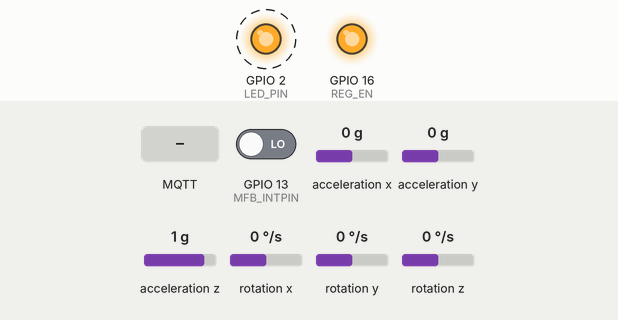
Recording of a sketch running on a simulated ESP8266 (NodeMCU). On the bench: output pins drawn as LEDs (lit = HIGH). Wiring (inferred from the names in the program): MPU-6050 motion sensor at I2C address 0x68. Dashed ring = blinking. The inputs (shaded band) are chosen by the test bench; at power-on: GPIO 13 (MFB_INTPIN) LOW, acceleration x 0 g, acceleration y 0 g, acceleration z 1 g, rotation x 0 °/s, rotation y 0 °/s, rotation z 0 °/s. WiFi joins after 1.5 s; servers stay silent unless stated; no MQTT or app messages arrive unless stated; what the sketch prints to the serial monitor is not drawn.

Above: at 4.4 s.
4.5 s: GPIO 13 (MFB_INTPIN) driven HIGH
At 7.1 s:
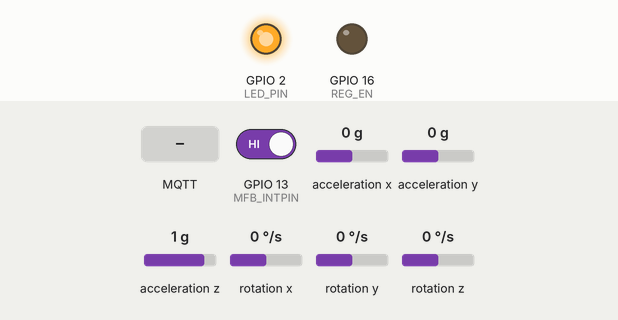
7.5 s: MQTT message "walking" arrives on the first subscribed topic
At 8.5 s:
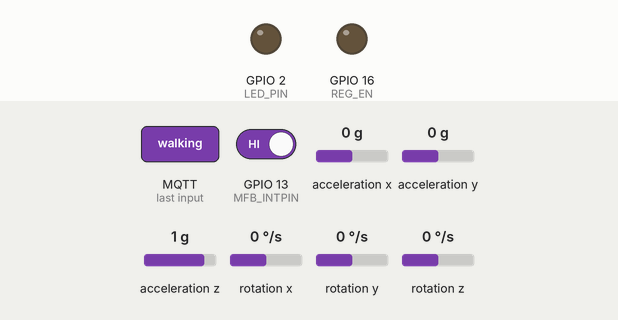
10.5 s: MQTT message "stand" arrives on the first subscribed topic
At 11.7 s:
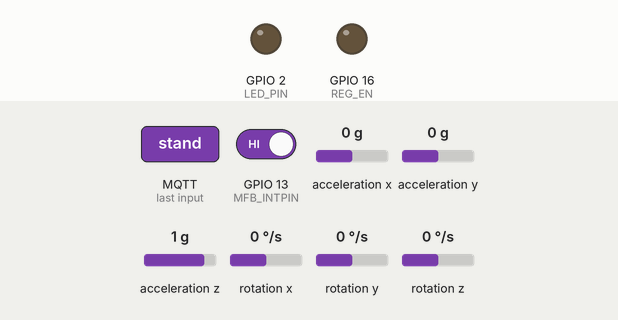
12.0 s: MQTT message "sit" arrives on the first subscribed topic
At 14.94 s:
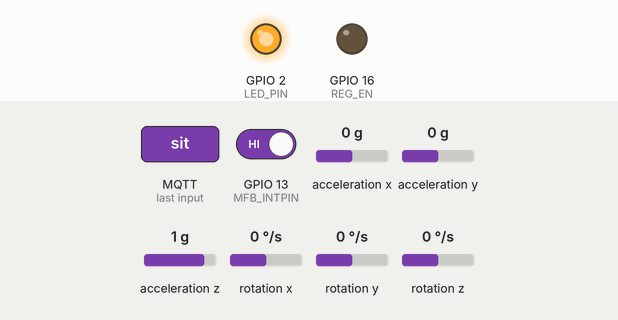
Timing chart, 0 to 15.1 s (numbered marks = the images above; inputs shaded):
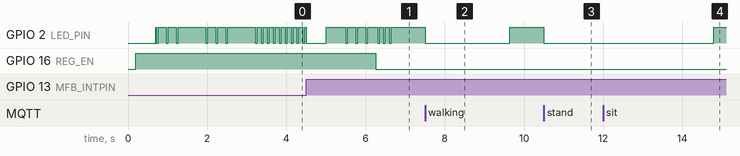

The sketch:

fallDevice.ino.ino
```cpp
#include <Wire.h>
#include "I2Cdev.h"
#include "MPU6050.h"
#include <ESP8266WiFi.h>
#include <PubSubClient.h>

#define intervalLoc 20000
int scanTime = 1; //In seconds
String locationName="";
String manuData="";
boolean locationReady=false;
int ixL;
char tempLP[3];


char ssid[] = "FALTO";//type your ssid
char password[] = "12345678";//type your password

#define mqtt_server "192.168.43.2"
#define mqtt_port 49877
#define device_name "FALTO_02"
#define mqtt_topic_data_acc "FALTO_02/sensor/acc"
#define mqtt_topic_data_gyro "FALTO_02/sensor/gyro"
#define mqtt_topic_callibration "FALTO_02/sensor/callib"
#define mqtt_topic_callibration_gyro "FALTO_02/sensor/callib/gyro"
#define mqtt_topic_callibration_acc "FALTO_02/sensor/callib/acc"
#define mqtt_topic_data_acc_unit "FALTO_02/sensor/acc/unit"
#define mqtt_topic_data_gyro_unit "FALTO_02/sensor/gyro/unit"

WiFiClient espClient;
PubSubClient client(espClient);

MPU6050 mpu;

int16_t ax, ay, az;
int16_t gx, gy, gz;

#define LED_R 19
#define LED_G 18
#define LED_B 17

#define REG_EN 16
#define BTN 21

//#define SDA 22
//#define SCL 23

//#define SDA 21
//#define SCL 22

//#define SDA 26
//#define SCL 27

const int MPU_addr=0x68;  // I2C address of the MPU-6050

#define btn_stat digitalRead(BTN)
#define power_on digitalWrite(REG_EN,HIGH)
#define power_off digitalWrite(REG_EN,LOW)


#define BAT_LV 32
#define read_battery analogRead(BAT_LV)

#define battery_lv_callibration_adc 2500
#define battery_lv_callibration_voltage 3.86
#define battery_voltage_empty 3.60
#define battery_voltage_full 4.20

float battery_voltage_multiplier;
float battery_voltage;

float read_battery_voltage(){
  return read_battery*battery_voltage_multiplier;
}

float battery_percentage_multiplier;
float battery_percentage;

float read_battery_percentage(){
  float tempRBP=(read_battery_voltage()-battery_voltage_empty)*battery_percentage_multiplier;
  if(tempRBP<0)tempRBP=0;
  if(tempRBP>100)tempRBP=100;
  return tempRBP;
}

#define dPL 20    //data packet length per publish

volatile float dB[7];   //data buffer
volatile uint16_t dBPt=0;    //data buffer pointer
volatile uint32_t nDP=1;     //n data packet
volatile uint16_t dataRaw;
volatile uint8_t ledLV=0;
volatile byte DND=0;
String message_acc;
String message_gyro;
String unit_acc, unit_gyro;

boolean sendLocation;
unsigned long lastReconnectAttempt = 0;
unsigned long sampleTiming=0;
unsigned long timingLoc=0;
byte countLD;
#define sampleInterval 100;


// define LED
#define LED_PIN 2             //Onboard Active-low LED
#define PWR_PIN 16            //Pin connected to regulator's EN
#define MFB_INTPIN 13

void callback(char* topic, byte* payload, unsigned int length) {
  Serial.print("Message arrived [");
  Serial.print(topic);
  Serial.print("] ");
  String pesan = "";
  for (int i=0;i<length;i++) {
    Serial.print((char)payload[i]);

    pesan += (char) payload[i];
  }
  Serial.println();


  // compare the topic to the topic subscribe
  if (strcmp(topic,mqtt_topic_callibration) == 0) {
    // check the pesan
    if(pesan == "walking"){
      // call walkingCalibration
      callibration_data();
    } else if (pesan == "stand") {
      callibration_data();
    } else if (pesan == "sit") {
      // call sit Calibration
      callibration_data();
    } else if (pesan == "terlentang") {
      // call terlentang
      callibration_data();
    } else if (pesan == "reg") {
      callibration_data();
    }
  }
  //sendLocation=true;
}

/**
  Publish data to MQTT in easy way
**/
char dataPublish[50];
void publishMQTT(char* topics, String data){
   data.toCharArray(dataPublish, data.length() + 1);
   client.publish(topics, dataPublish);
}

void initPins(){
  pinMode(REG_EN,INPUT_PULLUP);
  pinMode(BTN,INPUT);
  pinMode(BAT_LV,INPUT);
  pinMode(LED_R,OUTPUT);
  pinMode(LED_G,OUTPUT);
  pinMode(LED_B,OUTPUT);
}

void initVars(){
  battery_voltage_multiplier = battery_lv_callibration_voltage/battery_lv_callibration_adc;
  battery_percentage_multiplier = 100.00/(battery_voltage_full-battery_voltage_empty);
  sampleTiming = 0;sendLocation=false;
  lastReconnectAttempt = 0;
}

void setLed(byte rs,byte gs, byte bs){
  digitalWrite(LED_R,rs);digitalWrite(LED_G,gs);digitalWrite(LED_B,bs);
}

void setNet() {
  delay(10);
  // Connect to WiFi network
  Serial.println();
  Serial.println();
  Serial.print("Connecting to ");
  Serial.println(ssid);

  WiFi.begin(ssid, password);
  byte rotatL=0;
  while (WiFi.status() != WL_CONNECTED) {
    Serial.print(".");
    rotatL++;
    //byte rotaC=rotatL%3;
    //setLed((rotaC==0),(rotaC==1),(rotaC==2));
    LED_BLINK(50,200,3);
    delay(500);
  }
  client.setServer(mqtt_server, mqtt_port);
  client.setCallback(callback);
}

boolean reconnect() {
  if (client.connect(device_name)) {
    //if (client.connect(device_name,mqtt_user,mqtt_password)) {
    client.subscribe(mqtt_topic_callibration);
  }
  return client.connected();
}

void clientRun() {
  // Loop until we're reconnected
  if (!client.connected()) {
    long now = millis();
    if (now - lastReconnectAttempt > 5000) {
      lastReconnectAttempt = now;
      // Attempt to reconnect
      if (reconnect()) {
        lastReconnectAttempt = 0;
      }
    }
    Serial.println("Device not connecting...");
    LED_BLINK(50,100,3);
  } else {
    // Client connected
    //Serial.println("MQTT Connect...");
    sampleRun();
    client.loop();
  }
}

/**
  this procedure to sent accelerometer and gyroscope to mqtt broker

  call this on loop()
**/
void sampleRun(){
    if(sampleTiming<=millis()){
      sampleTiming=millis()+sampleInterval;
      mpu.getMotion6(&ax, &ay, &az, &gx, &gy, &gz);
      dB[0]=float(ax)/200;
      dB[1]=float(ay)/200;
      dB[2]=float(az)/200;
      float aa = sqrt((sq(dB[0])+sq(dB[1])+sq(dB[2]))/3);
      dB[3]= aa;
      dB[4]=float(gx)/200;
      dB[5]=float(gy)/200;
      dB[6]=float(gz)/200;
      float rms_gyro = sqrt((sq(dB[4])+sq(dB[5])+sq(dB[6]))/3);
      dB[7] = rms_gyro;

      if(1){
        Serial.print(dB[0]); Serial.print("\t");
        Serial.print(dB[1]); Serial.print("\t");
        Serial.print(dB[2]); Serial.print("\t");
        Serial.print(dB[3]); Serial.print("\t");
        Serial.print(dB[4]); Serial.print("\t");
        Serial.print(dB[5]); Serial.print("\t");
        Serial.println(dB[6]); Serial.print("\t");
        Serial.println(dB[7]);
      }

      // unit sending
      unit_acc = String(dB[0],2)+":"+String(dB[1],2)+":"+String(dB[2],2)+":"+String(dB[3],2)+":";
      char buff_unit[unit_acc.length()+1];
      unit_acc.toCharArray(buff_unit,unit_acc.length()+1);
      client.publish(mqtt_topic_data_acc_unit,buff_unit);

      unit_gyro = String(dB[4],2)+":"+String(dB[5],2)+":"+String(dB[6],2)+":"+String(dB[7],2)+":";
      char buff_gyro_unit[unit_gyro.length()+1];
      unit_gyro.toCharArray(buff_gyro_unit,unit_gyro.length()+1);
      client.publish(mqtt_topic_data_gyro_unit,buff_gyro_unit);

      // buffering the sensor data
      // split the sensor to 2 variable
      message_acc+=(String(dB[0],2)+":"+String(dB[1],2)+":"+String(dB[2],2)+":"+String(dB[3],2)+":");
      message_gyro += (String(dB[4],2)+":"+String(dB[5],2)+":"+String(dB[6],2)+":"+ String(dB[7],2)+":");
      LED_OFF();

      // dPL is maximal length of 1 sampling. current : 20
      if(dBPt == dPL){
        Serial.println("Increment : " + String(dBPt));
        Serial.println("Sending data ...");
        // message_acc.replace(" ","");
        // this is for accelerometer
        char bufD[message_acc.length()+1];
        message_acc.toCharArray(bufD,message_acc.length()+1);
        client.publish(mqtt_topic_data_acc,bufD);

        message_acc="";
        dBPt=0;

        // gyro message
         //message_gyro.replace(" ","");
        char bufD_gyro[message_gyro.length()+1];
        message_gyro.toCharArray(bufD_gyro,message_gyro.length()+1);
        client.publish(mqtt_topic_data_gyro,bufD_gyro);

        message_gyro="";
        dBPt=0;
        LED_ON();  // notif the LED_ON
      }

      dBPt++; // increment
  }
}


void read_MPU_data(){
  mpu.getMotion6(&ax, &ay, &az, &gx, &gy, &gz);

  dB[0]=float(ax)/200;
  dB[1]=float(ay)/200;
  dB[2]=float(az)/200;
  float aa = sqrt((sq(dB[0])+sq(dB[1])+sq(dB[2]))/3);
  dB[3]= aa;
  dB[4]=float(gx)/200;
  dB[5]=float(gy)/200;
  dB[6]=float(gz)/200;
  float rms_gyro = sqrt((sq(dB[4])+sq(dB[5])+sq(dB[6]))/3);
  dB[7] = rms_gyro;
}

void callibration_data(){
  int count = 0;
  String data_acc = " " , data_gyro = " ";
  LED_ON(); // keep LED ON;

  // buffer until 20
  while (count < 20) {
    read_MPU_data();
    data_acc += (String(dB[0],2)+":"+String(dB[1],2)+":"+String(dB[2],2)+":"+String(dB[3],2)+":");
    data_gyro += (String(dB[4],2)+":"+String(dB[5],2)+":"+String(dB[6],2)+":"+String(dB[7],2)+":");
    count++;
    Serial.println(count);
    delay(100);
  }

  Serial.println(data_acc);
  Serial.println(data_gyro);

  char bufD[data_acc.length()+1];
  data_acc.toCharArray(bufD,data_acc.length()+1);
  client.publish(mqtt_topic_callibration_acc,bufD);

  char bufD_gyro[data_gyro.length()+1];
  data_gyro.toCharArray(bufD_gyro,data_gyro.length()+1);
  client.publish(mqtt_topic_callibration_gyro,bufD_gyro);
  //publishMQTT(mqtt_topic_data_acc , data_acc);
  //publishMQTT(mqtt_topic_data_gyro , data_gyro);
  LED_OFF();
}

// ================================================================
// ===                    LED INDICATOR                         ===
// ================================================================

void LED_INIT(){
  digitalWrite(LED_PIN,HIGH);
  pinMode(LED_PIN,OUTPUT);
}

void LED(int timeOn){
  digitalWrite(LED_PIN,LOW);
  delay(timeOn);
  digitalWrite(LED_PIN,HIGH);
}

void LED_ON(){
  digitalWrite(LED_PIN,LOW);
}
void LED_OFF(){
  digitalWrite(LED_PIN,HIGH);
}

void LED_BLINK(int onTime,int offTime, int blinkCount){
  while(blinkCount>0){
  LED(onTime);
  delay(offTime);
  blinkCount--;
  }
}

void PWR_INIT(){
  digitalWrite(PWR_PIN,HIGH);
  pinMode(16,OUTPUT);
}

void multiBtn(){
  LED(500);
  if(digitalRead(MFB_INTPIN)){
    delay(500);
    if(digitalRead(MFB_INTPIN)){
      LED_BLINK(50,200,3);
      digitalWrite(16,LOW);
    }
  }
}

void setup() {
  // put your setup code here, to run once:
  delay(200);                   //push time before device really turned on
  PWR_INIT();
  LED_INIT();
  LED(500);
  Serial.print("Battery Voltage: ");
  Serial.print(read_battery_voltage());

  attachInterrupt(MFB_INTPIN,multiBtn,RISING);

  //delay(100);
  //power_on;
  //initPins();
  //Wire.begin(SDA,SCL);

  Wire.begin();
  Wire.beginTransmission(MPU_addr);
  Wire.write(0x6B);  // PWR_MGMT_1 register
  Wire.write(0);     // set to zero (wakes up the MPU-6050)
  Wire.endTransmission(true);
  Serial.begin(115200);
  Serial.println("Initializing I2C devices...");
  mpu.initialize();
  Serial.println("Testing device connections...");
  Serial.println(mpu.testConnection() ? "MPUconnection successful" : "MPUconnection failed");
  mpu.setFullScaleGyroRange(MPU6050_GYRO_FS_1000);
  mpu.setFullScaleAccelRange(MPU6050_ACCEL_FS_8);
  setNet();
}

void loop() {
  clientRun();
}
```

Measured:
- after the input at 4.5 s, GPIO 16 (REG_EN): HIGH → LOW after 1.8 s
- after the input at 7.5 s, GPIO 2 (LED_PIN): HIGH → LOW at once, → HIGH 2.1 s later
- after the input at 10.5 s, GPIO 2 (LED_PIN): HIGH → LOW at once
- after the input at 12.0 s, GPIO 2 (LED_PIN): LOW → HIGH after 2.8 s instead of 0.64 s
